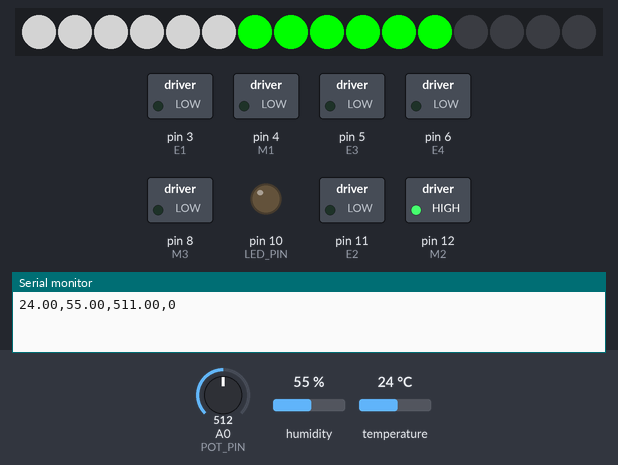
A sketch run on a simulated Arduino Uno, built with avr-gcc and run on an emulated ATmega328P. Parts: 16 RGB LEDs in strip order, left to right, switched loads named in the sketch (green lamp = pin HIGH), output pins drawn as LEDs (lit = HIGH), the last lines printed to the serial monitor. The inputs (shaded band) are chosen by the test bench; at power-on: A0 (POT_PIN) = 512, humidity 55 %, temperature 24 °C. Pins used as bus, display or sensor lines are not drawn.

Above: at 0.1 s.
At 21.1 s:
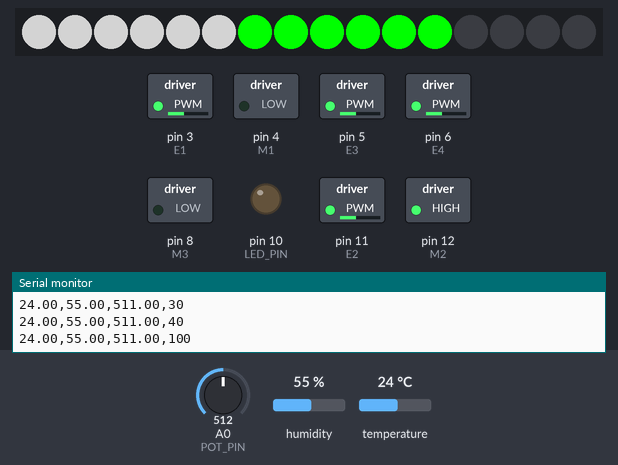
Timing chart, 0 to 40.0 s (numbered marks = the images above):
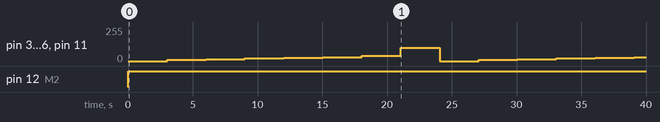

The sketch:

windowfarm.ino
```cpp
#include <Adafruit_NeoPixel.h>
#include <DS1302.h>
#include <DHT11.h>

#define DHTPIN 2
DHT11 dht11(DHTPIN);
#define PIN 7
#define POT_PIN A0

#define RST_PIN 13
#define IO_PIN 10
#define SCK_PIN 9

DS1302 rtc(RST_PIN, IO_PIN, SCK_PIN);
Adafruit_NeoPixel strip = Adafruit_NeoPixel(16, PIN, NEO_GRB + NEO_KHZ800);

float temp, humid;
int incomingByte=0;

const int E1 = 3;
const int E2 = 11;
const int E3 = 5;
const int E4 = 6;

const int M1 = 4;
const int M2 = 12;
const int M3 = 8;
const int M4 = 7;

const int LED_PIN = 10;
int motor_speed = 0;

void setup()
{
  pinMode(E1, OUTPUT);
  pinMode(E2, OUTPUT);
  pinMode(E3, OUTPUT);
  pinMode(E4, OUTPUT);
  pinMode(M1, OUTPUT);
  pinMode(M2, OUTPUT);
  pinMode(M3, OUTPUT);
  pinMode(M4, OUTPUT);
  pinMode(LED_PIN, OUTPUT);

  strip.begin();
  strip.show();

  Serial.begin(9600);

}


void loop()
{
  int err;
  int i = 0;
  int speed_table[3][8]={{0,10,15,20,25,30,40,100},{0,20,25,30,35,40,45,100},{0,10,15,20,25,30,35,100}};
  float temp, humid;

  if((err=dht11.read(humid, temp))==0)
  {
    float light = analogRead(POT_PIN);
    float lux = 1023 - light;
    int len= 0;
    int count;
    int index =0;

    for(index=0; index<8; index++)
    {
      motor_speed = speed_table[count][index];
      M1_advance(motor_speed);
      M2_advance(motor_speed);
      M3_advance(motor_speed);
      M4_advance(motor_speed);

      Flash(temp, humid);
      DisplayDHTvalue(temp, humid, lux, motor_speed);

      delay(3000);
    }
  }
  else
  {
    Serial.println();
    Serial.print("Error No : ");
    Serial.print(err);
    Serial.println();
  }
}


void M1_advance(int Speed)
{
  digitalWrite(M1, LOW);
  analogWrite(E1, Speed);
}
void M2_advance(int Speed)
{
  digitalWrite(M2, HIGH);
  analogWrite(E2, Speed);
}
void M3_advance(int Speed)
{
  digitalWrite(M3, LOW);
  analogWrite(E3, Speed);
}
void M4_advance(int Speed)
{
  digitalWrite(M4, HIGH);
  analogWrite(E4, Speed);
}


void DisplayDHTvalue(float temp, float humid, float lux, int motor_speed)
{
  Serial.print(temp);
  Serial.print(",");
  Serial.print(humid);
  Serial.print(",");
  Serial.print(lux);
  Serial.print(",");
  Serial.print(motor_speed);
  Serial.print("\n");
}


void Flash(float temp, float humid)
{
    for(int i=0; i<6; i++)
    {
      TempColor(temp, i);
      HumidColor(humid, i+6);
    }
    strip.show();
}

void TempColor(float temp, int pix)
{
  if(temp>20)
  {
    strip.setPixelColor(pix, 127, 127, 127);
    if(temp>35)
    {
      strip.setPixelColor(pix, 255, 0, 0);
    }
  }
  else
  {
    strip.setPixelColor(pix, 0, 0, 255);
  }
}


void HumidColor(float humid, int pix)
{
  if(humid>40)
  {
    strip.setPixelColor(pix, 127, 127, 127);
    if(humid>50)
    {
      strip.setPixelColor(pix, 0, 255, 0);
    }
  }
  else
  {
  strip.setPixelColor(pix, 255, 160, 122);
  }
}
```

Measured:
- by itself, pin 12 (M2): LOW → HIGH at 0.02 s
- by itself, pin 3 (E1), pin 5 (E3), pin 6 (E4), pin 11 (E2): 0/255 → 10/255 at 3.0 s, → 15/255 3.0 s later, → 20/255 3.0 s later, → 25/255 3.0 s later, … (13 changes in this stretch)
